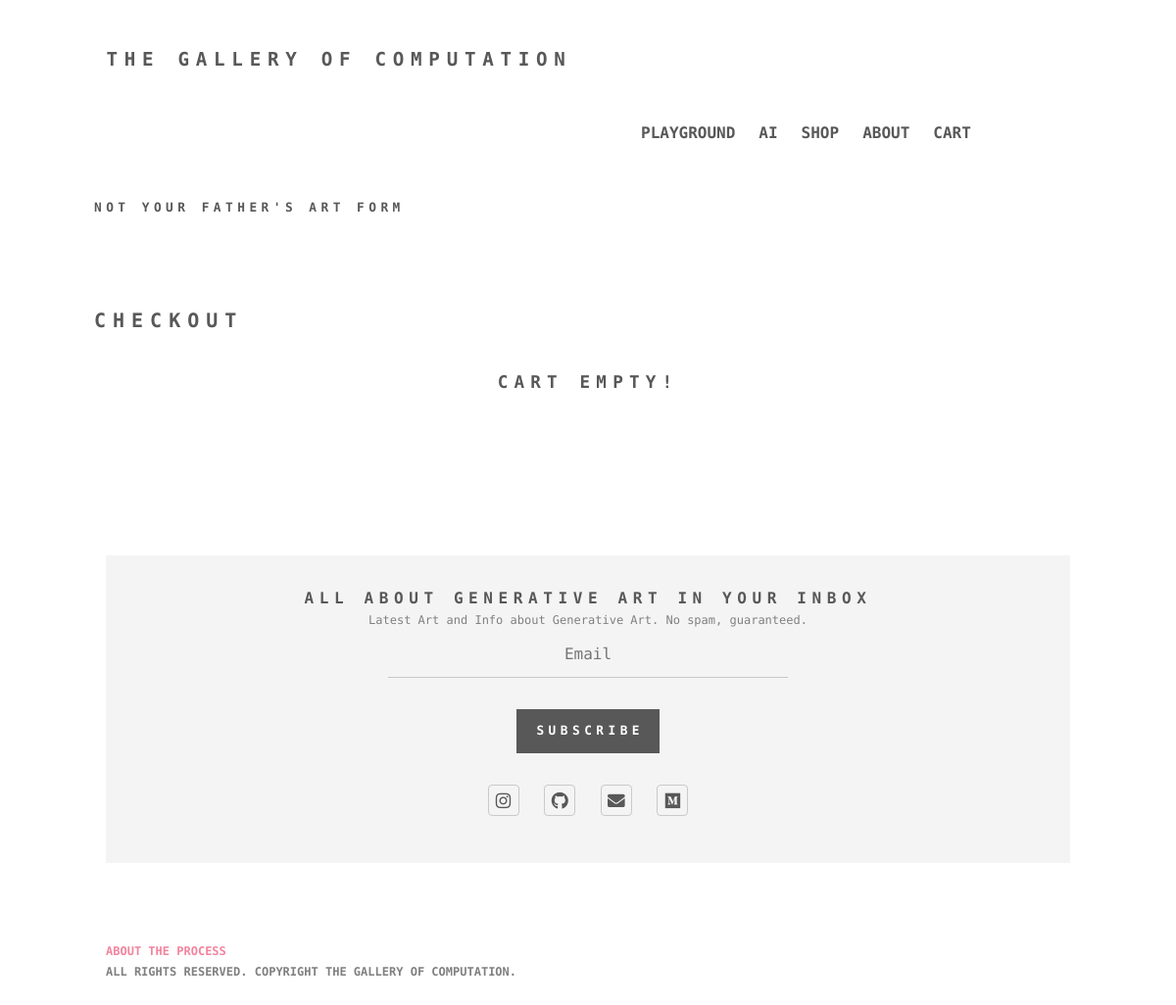
Before: /checkout/ (signed in) with the older database file.
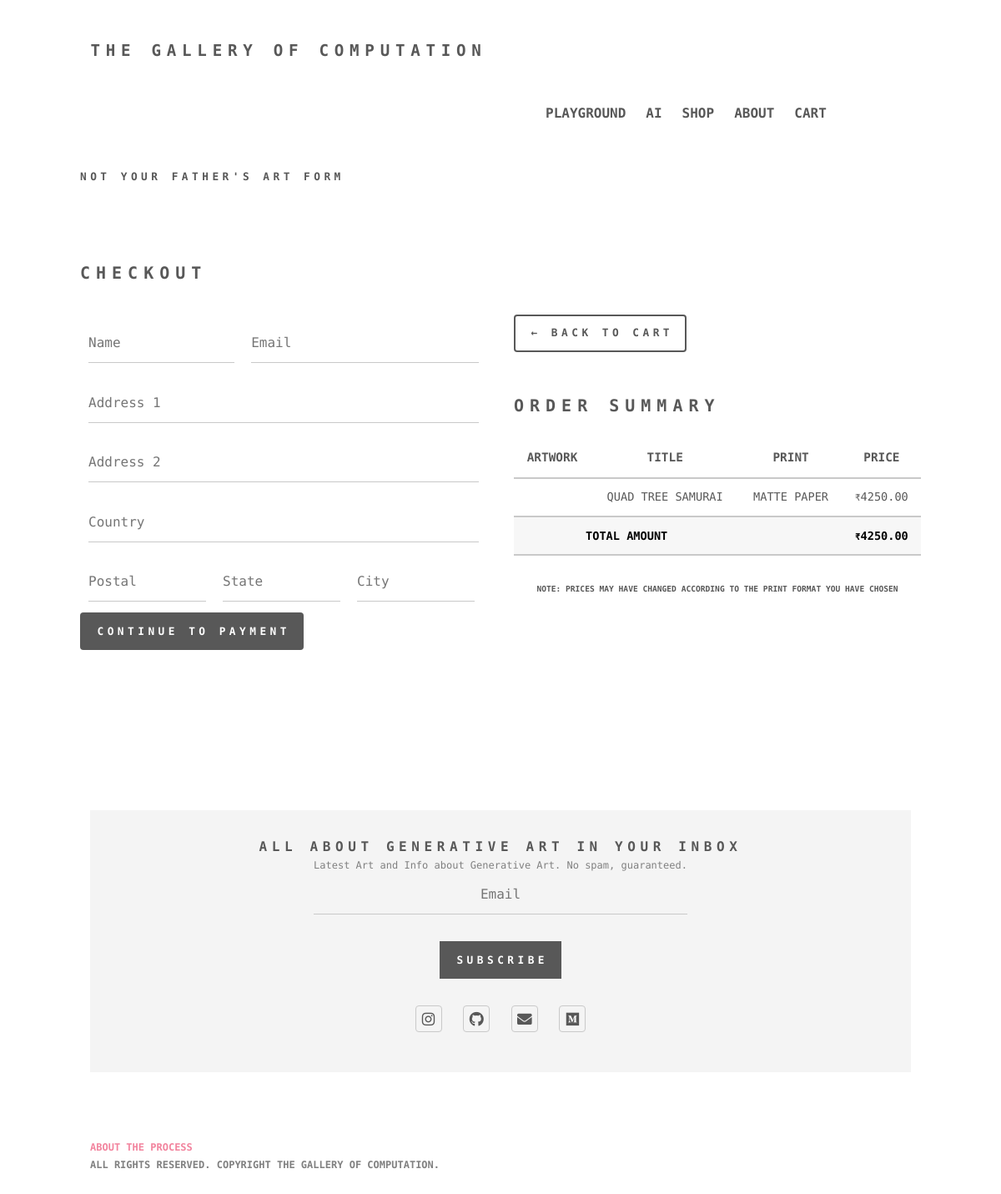
After: the same page with the newer database file.
### shop/models.py (models this page shows, shortened)
class OrderItem(models.Model):
    product = models.ForeignKey(Product, on_delete=models.SET_NULL, blank=True, null=True)
    order = models.ForeignKey(Order, on_delete=models.SET_NULL, blank=True, null=True)
    date_ordered = models.DateTimeField(auto_now_add=True)
    signature_choices = (('Front', 'Front'), ('Back', 'Back'), ('None', 'None'))
    print_choices = (('Canvas', 'Canvas'), ('Matte Paper', 'Matte Paper'))
    printstyle = models.CharField(max_length=25, choices=print_choices, default='Canvas')
    signature = models.CharField(max_length=25, choices=signature_choices, default='Front')
    other = models.TextField(max_length=200, blank=True, null=True)
    @property
    def get_price(self):
        return self.product.price

class Product(models.Model):
    name = models.CharField(max_length=200, null=True)
    created = models.DateTimeField(default=datetime.datetime.now)
    price = models.FloatField()
    digital = models.BooleanField(default=False, null=True, blank=False)
    information = models.TextField(null=True, blank=False)
    sold = models.BooleanField(default=False)
    width = models.FloatField(default=16)
    height = models.FloatField(default=16)
    @property
    def get_default_image_url(self):
        try:
            images = list(self.productimage_set.filter(default_image=True))
            return images[0].image.url
        except Exception as e:
            print(f"Could not find the image url: {e}")
            return ''
    @property
    def get_canvas_factor(self):
        return 180
    @property
    def get_canvas_increment(self):
        return ((self.width + 6) // 12 * (self.height + 6) // 12) * self.get_canvas_factor

class Order(models.Model):
    customer = models.ForeignKey(Customer, on_delete=models.SET_NULL, blank=True, null=True)
    date_ordered = models.DateTimeField(auto_now_add=True)
    complete = models.BooleanField(default=False, null=True, blank=False)
    transaction_id = models.CharField(max_length=200, null=True)
    @property
    def get_cart_total(self):
        return sum(
            [item.get_price + (item.printstyle.lower() == 'canvas') * item.product.get_canvas_increment for item in
             self.orderitem_set.all()])

### shop/views.py (the view)
# urls.py: path('checkout/', views.checkout, name='checkout'),
def checkout(request):
    if request.user.is_authenticated:
        customer = Customer.objects.all().filter(user=request.user)[0]
    else:
        customer = Customer.objects.all().filter(name='anon' + str(request.session.session_key))[0]
    form = ShippingAddressForm()
    order, created = Order.objects.get_or_create(customer=customer, complete=False)
    items = order.orderitem_set.all()
    for item in items:
        if item.product.sold:
            order.orderitem_set.get(id=item.id).delete()
        elif item.printstyle.lower() == 'canvas':
            item.product.price += item.product.get_canvas_increment
    context = {'items': items, 'order': order, 'page_title': "Checkout: The Gallery of Computation", 'form': form}
    return render(request, 'shop/checkout.html', context)

### shop/forms.py
class NewsletterForm(ModelForm):
    class Meta:
        model = NewsLetterEmail
        fields = ['email']
        widgets = {'email': forms.TextInput(attrs={
            'type': 'email',
            'name': 'email',
            'placeholder': 'Email',
            'class': 'email_footer'
        })}

### shop/context_processors.py (called while the page is built)
def newsletter_form(request):
    return {'newsletter_form': NewsletterForm()}

### shop/Templates/shop/checkout.html (shortened to what the changed rows need)
{% extends 'shop/main.html' %}
{% load static %}
{% block content %}
    <header>
        <h2 style="margin-top: 2.5em; margin-bottom: 1.75em; font-size: 1.25em;">Checkout</h2>
        {% if not items %}
            <h2 style="text-align: center!important;">Cart Empty!</h2>
        {% else %}
            </header>
            <section>
            <form method="post" action="{% url 'success' %}">
                <div class="row gtr-uniform aln-center">
                    <div class="col-6 col-12-medium nestedrow">
                        <div class="col-1 col-12-medium">
                            {{ form.name }}
                        </div>
                        <div class="col-4 col-12-medium">
                            {{ form.email }}
                        </div>
                        <div class="col-6 col-12-xsmall">
                            {{ form.address1 }}
                        </div>
                        <div class="col-6 col-12-xsmall">
                            {{ form.address2 }}
                        </div>
                        <div class="col-6 col-12-xsmall">
                            {{ form.country }}
                        </div>
                        <div class="col-2 col-12-medium">
                            {{ form.postal }}
                        </div>
                        <div class="col-2 col-12-medium">
                            {{ form.state }}
                        </div>
                        <div class="col-2 col-12-medium">
                            {{ form.city }}
                        </div>
                    </div>
                    <div class="col-6 col-12-medium ">
                        <a href="{% url 'cart' %}" class="button">&larr; Back to Cart</a>
                        <h2 style="margin-top: 2em; margin-bottom: 1.75em; font-size: 1.25em;">Order Summary</h2>
                        <div class="table-wrapper">
                            <table>
                                <thead>
                                <tr>
                                    <th>Artwork</th>
                                    <th>Title</th>
                                    <th>Print</th>
                                    <th>Price</th>
                                </tr>
                                </thead>
                                <tbody>
                                {% for item in items %}
                                    <tr class="checkout-product-table">
                                        <td></td>
                                        <td>{{ item.product.name }}</td>
                                        <td>{{ item.printstyle }}</td>
                                        <td><span style="font-size: 0.8em">₹</span>{{ item.product.price|floatformat:2 }}</td>
                                    </tr>
                                {% endfor %}
                                </tbody>
                                <tfoot>
                                <tr class="checkout-product-table">
                                    <td colspan="2">Total Amount</td>
                                    <td></td>
                                    <td><span style="font-size: 0.8em">₹</span>{{ order.get_cart_total|floatformat:2 }}</td>
                                </tr>
                                </tfoot>
                            </table>
                            <p style="font-size: 0.6em; text-transform: uppercase; text-align: center"><b>Note: Prices
                                may have
                                changed according to the print format you have chosen</b></p>
                        </div>
                    </div>
                </div>
                <div class="col-12">
                    <ul class="actions">
                        <li>
                            <button type="button" class="button primary payment">Continue To
                                Payment
                            </button>
                        </li>
                    </ul>
                </div>
                </div>
            <div class="row gtr-uniform aln-center">
                <div class="col-6 col-12-medium nestedrow">
                </div>
            </div>
        {% endif %}
{% endblock content %}

Changed rows visible on the page:
added OrderItem: product.name "QUAD TREE SAMURAI", printstyle "MATTE PAPER", product.price "4250.00"
now on this page (row unchanged): Order: get_cart_total "4250.00"
Other visible differences:
text no longer shown: "CART EMPTY!"
text now shown: "← BACK TO CART ORDER SUMMARY ARTWORK TITLE PRINT PRICE TOTAL AMOUNT ₹ NOTE: PRICES MAY HAVE CHANGED ACCORDING TO THE PRINT FORMAT YOU HAVE CHOSEN CONTINUE TO PAYMENT"
